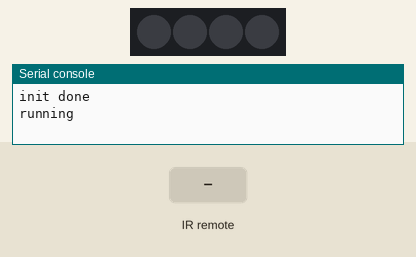
Simulated run of this program. Board: ESP8266 board running MicroPython. On the bench: 4 RGB LEDs in strip order, left to right, the last lines printed to the serial console. The test bench sets the inputs (shaded band). Dim RGB values are drawn brighter than linear.

Above: at 1.2 s.
1.3 s: infrared code 0x19 received
At 2.4 s:
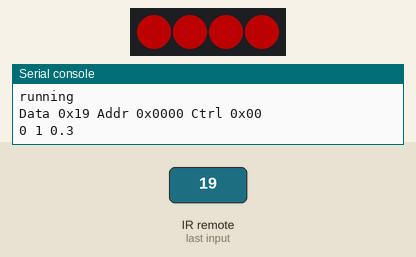
2.8 s: infrared code 0x1B received
At 3.6 s:
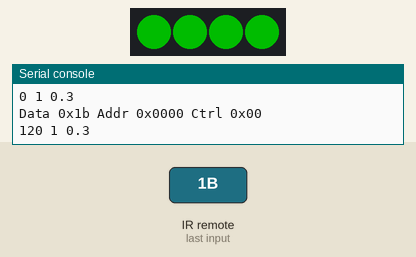
4.3 s: infrared code 0x4D received
At 4.7 s:
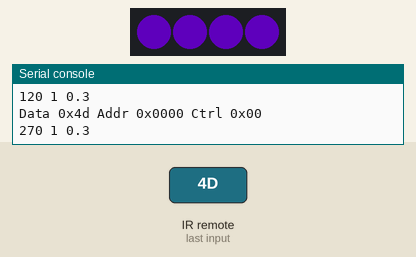
5.8 s: infrared code 0x11 received
At 7.0 s:
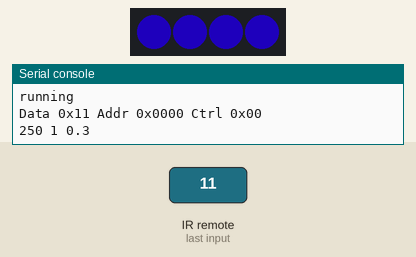
7.3 s: infrared code 0x15 received
At 8.2 s:
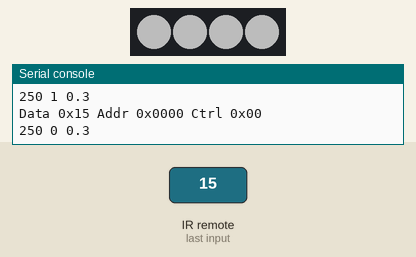
8.8 s: infrared code 0x16 received
At 9.4 s:
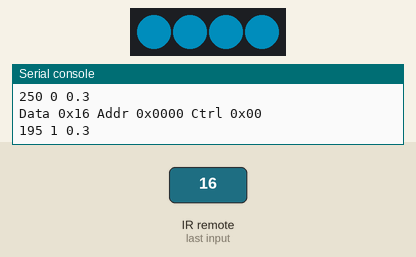
Timing chart, 0 to 11.3 s (numbered marks = the images above; inputs shaded):
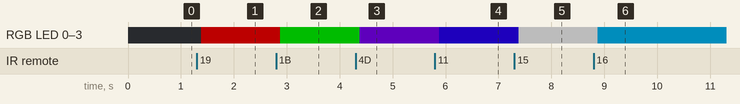

Measured:
- after the input at 1.3 s, RGB LED 0–3: off → RGB(76, 0, 0) after 0.08 s
- after the input at 2.8 s, RGB LED 0–3: RGB(76, 0, 0) → RGB(0, 76, 0) after 0.08 s
- after the input at 4.3 s, RGB LED 0–3: RGB(0, 76, 0) → RGB(38, 0, 76) after 0.08 s
- after the input at 5.8 s, RGB LED 0–3: RGB(38, 0, 76) → RGB(12, 0, 76) after 0.08 s
- after the input at 7.3 s, RGB LED 0–3: RGB(12, 0, 76) → RGB(76, 76, 76) after 0.08 s
- after the input at 8.8 s, RGB LED 0–3: RGB(76, 76, 76) → RGB(0, 57, 76) after 0.08 s

The program:

main.py
```python
from machine import Pin, freq
from neopixel import NeoPixel
from sys import platform

import time
import ir_rx
import math
import gc

from ir_rx.nec import NEC_8

freq(160000000)

# The pin connected to TSOP4838 as an input
tsopPin = Pin(13, Pin.IN) # pin 13 is also called D7

# the pin controlling the WS2812 LEDs as output
numberOfLeds = 4
ledPin = Pin(4, Pin.OUT)  # pin 4 is also called D2
leds = NeoPixel(ledPin, numberOfLeds)

print ('init done')

### LED Helper ###
def setAllTo(rgb):
    for i in range(numberOfLeds):
      leds[i] = (rgb)
    leds.write()

# turns all LEDs off
def clear():
    setAllTo (toRgb(0,0,0))

# HSV color values to RGB used by the LEDs. See https://en.wikipedia.org/wiki/HSL_and_HSV
def toRgb(h, s, v):
    h = float(h)
    s = float(s)
    v = float(v)
    h60 = h / 60.0
    h60f = math.floor(h60)
    hi = int(h60f) % 6
    f = h60 - h60f
    p = v * (1 - s)
    q = v * (1 - f * s)
    t = v * (1 - (1 - f) * s)
    r, g, b = 0, 0, 0
    if hi == 0: r, g, b = v, t, p
    elif hi == 1: r, g, b = q, v, p
    elif hi == 2: r, g, b = p, v, t
    elif hi == 3: r, g, b = p, q, v
    elif hi == 4: r, g, b = t, p, v
    elif hi == 5: r, g, b = v, p, q
    r, g, b = int(r * 255), int(g * 255), int(b * 255)
    return r, g, b

currentH = 0.0
currentS = 0.0
currentV = 0.3

def showCurrent():
    print(f"{currentH} {currentS} {currentV}")
    setAllTo(toRgb(currentH, currentS, currentV))

# this callback function is called every time the ir library received something
def irCmdReceivedCallback(data, addr, ctrl):
    global currentH
    global currentS
    global currentV

    if data < 0:  # NEC protocol sends repeat codes.
        print("Repeat code.")
    else:
        print(f"Data 0x{data:02x} Addr 0x{addr:04x} Ctrl 0x{ctrl:02x}")

        if data == 0x19: # red
            currentH = 0
            currentS = 1
        elif data == 0x1b: # green
            currentH = 120
            currentS = 1
        elif data == 0x11: # blue
            currentH = 250
            currentS = 1
        elif data == 0x15: # white
            currentS = 0

        elif data == 0x17: # dark orange
            currentH = 25
            currentS = 1
        elif data == 0x12: # lighter green
            currentH = 130
            currentS = 1
        elif data == 0x16: # lighter blue
            currentH = 195
            currentS = 1
        elif data == 0x4d: # black blue
            currentH = 270
            currentS = 1

        elif data == 0x40: # light orange
            currentH = 40
            currentS = 1
        elif data == 0x4c: # light green
            currentH = 140
            currentS = 1
        elif data == 0x04: # light blue
            currentH = 170
            currentS = 1
        elif data == 0x00: # purple
            currentH = 280
            currentS = 1

        elif data == 0x0a: # yellow
            currentH = 60
            currentS = 1
        elif data == 0x1e: # dark green
            currentH = 100
            currentS = 0.5
        elif data == 0x0e: # darker purple
            currentH = 170
            currentS = 1
        elif data == 0x1a: # lighter purple
            currentH = 270
            currentS = 1

        elif data == 0x0c and currentV >= 0.1: # speed- used for brightness-
            currentV -= 0.1
        elif data == 0x0f and currentV <= 0.9: # speed+ used for brightness+
            currentV += 0.1


        elif data == 0x10: # on
            showCurrent()
            return
        elif data == 0x03: # off
            clear()
            return

        showCurrent()


# turn on the receiver and hook it up with the callback function
ir = NEC_8(tsopPin, irCmdReceivedCallback)

try:
    while True:
        print("running")
        time.sleep(5)
        gc.collect()
except KeyboardInterrupt:
    ir.close()
```
